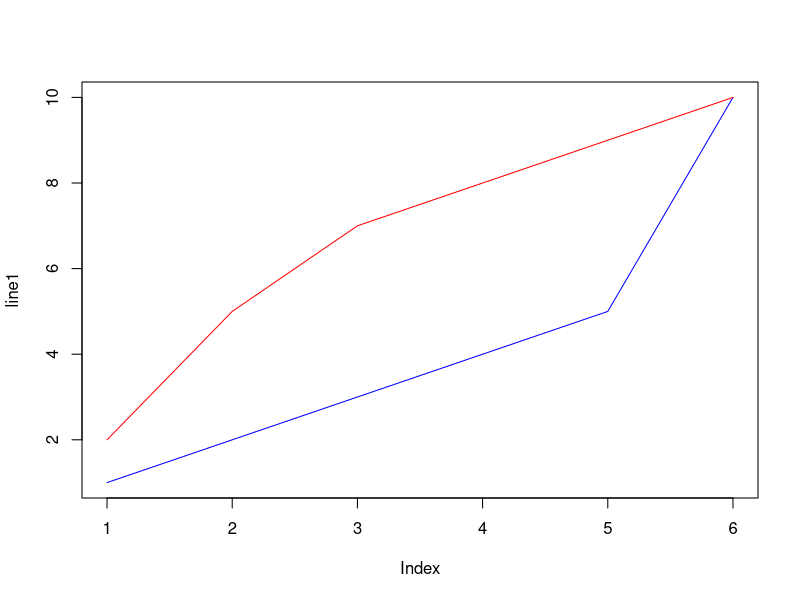

R code for this plot:
line1 <- c(1,2,3,4,5,10) #nolint
line2 <- c(2,5,7,8,9,10) #nolint

plot(line1, type = "l", col = "blue")
lines(line2, type="l", col = "red") #nolint